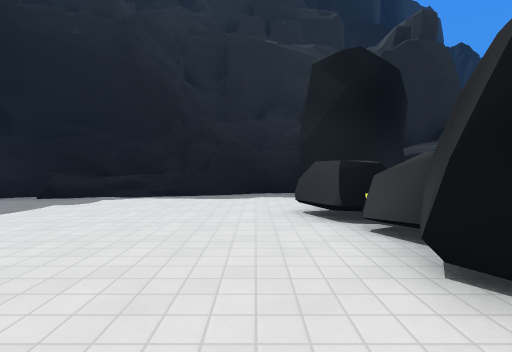
View 1 (above)

17 first-person views from a walk through a Godot game level. The camera is 1.3 m above the floor, tilts 2° down and sees 85° across. The floor is counted in squares, 2 m on a side. Each view is taken from the middle of a square. On the plan, view 1 faces up. The plan holds only what a view shows up to about 9 squares ahead; the rest is blank. The place goes on beyond the plan. Some surface patterns are stand-ins.

View 2
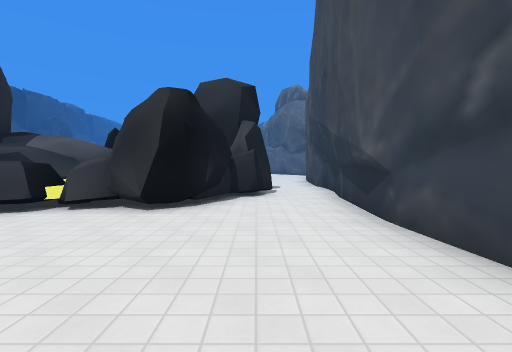

View 3
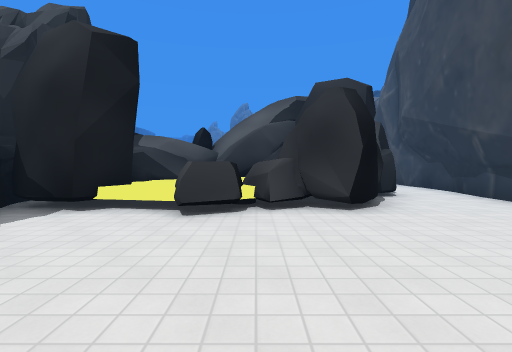

View 4
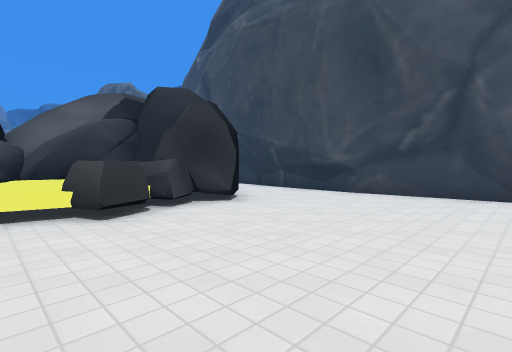

View 5
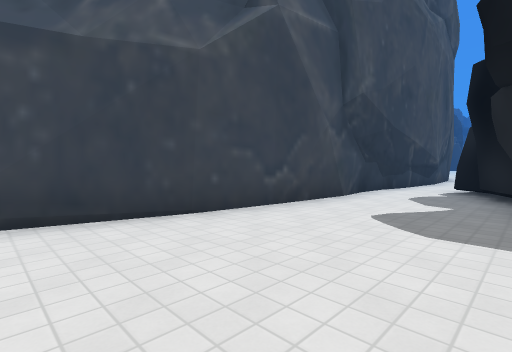

View 6
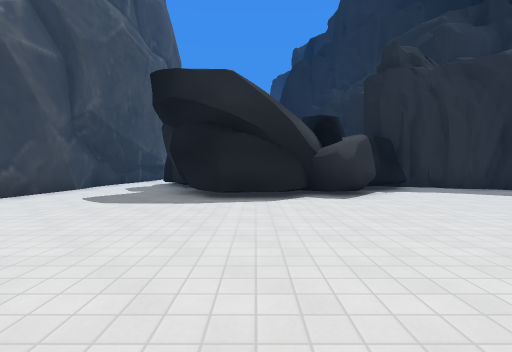

View 7
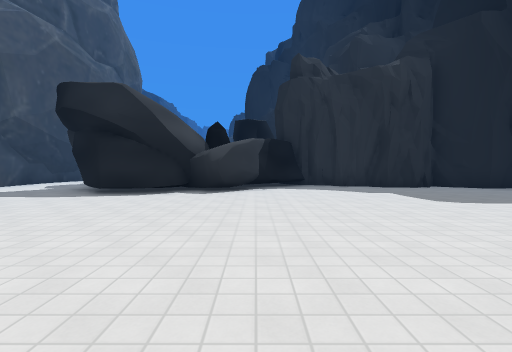

View 8
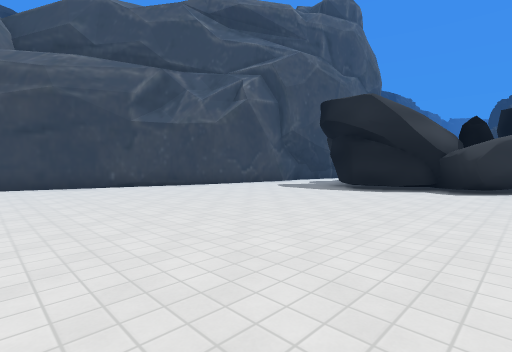

View 9
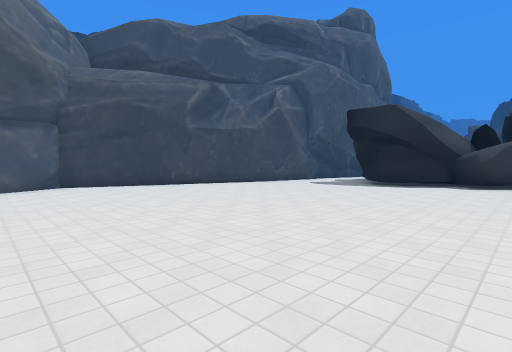

View 10
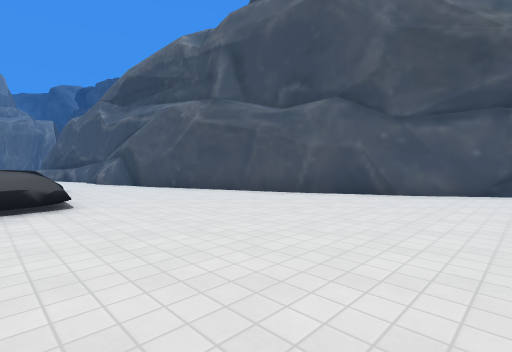

View 11
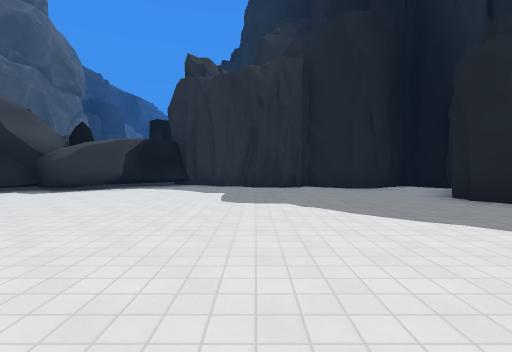

View 12
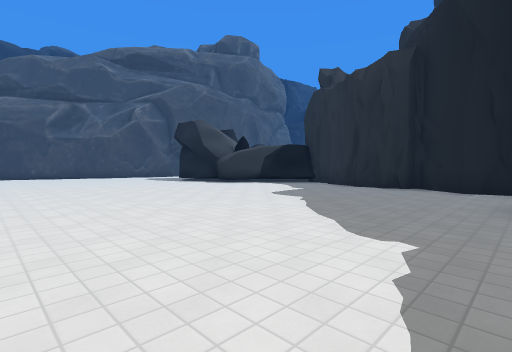

View 13
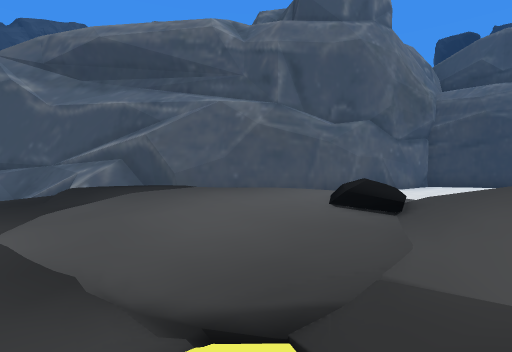

View 14
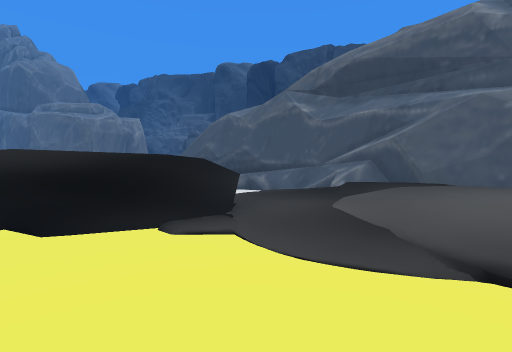

View 15
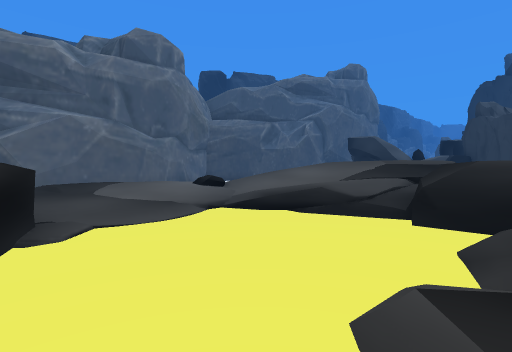

View 16
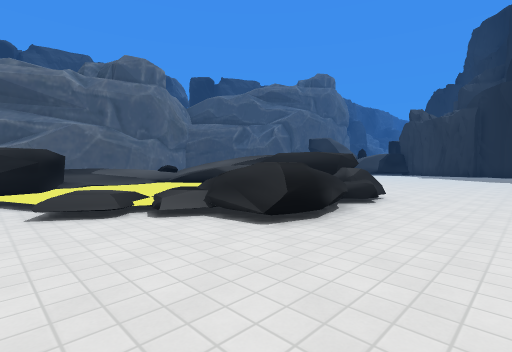

View 17
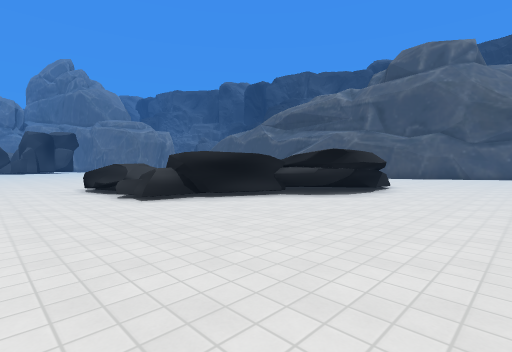

### Floor plan
Key: @ floor where view 1 was taken; # wall or solid block; . main floor; : floor 0.25 m higher than the main floor; + floor 0.75 m higher than the main floor; * floor 1 m higher than the main floor; % floor 2 m higher than the main floor; / step, stairs or slope; = window, fence, low wall or low ledge; ^ raised ledge; R rock; O other object.
Columns run from 3 left of view 1 to 27 right of it. Each row starts with its distance up from view 1.
 14          #..##.................
 13           #....................
 12          #..............RRR/...
 11          #............../   /..
 10          #............./%R////.
  9          #............////:::/.
  8         #.............////::::R
  7 ##.###  ##............/%//:::R
  6 ==#.# R####...........///////R
  5 .....^R#####........... /////+
  4 ....RR^^^###...........///**//
  3 .....O  #  #............==///
  2 ....R#R^# ##..................
  1 .....#R #R#...................#
  0 ...@..RR...................####
 -1 .........................###
 -2 ############..........####
 -3            ######....##
 -4                 ######

Where each view was taken, in squares from view 1:
view 1: 0 up, 0 right, facing up
view 2: 0 up, 3 left, facing right
view 3: 3 up, 3 left, facing right
view 4: 5 up, 3 left, facing down-right
view 5: 1 up, 12 right, facing down-left
view 6: 3 up, 14 right, facing left
view 7: 6 up, 15 right, facing left
view 8: 6 up, 16 right, facing down-left
view 9: 6 up, 18 right, facing down-left
view 10: 4 up, 16 right, facing down-right
view 11: 10 up, 15 right, facing left
view 12: 14 up, 15 right, facing down-left
view 13: 7 up, 23 right, facing down
view 14: 8 up, 23 right, facing down-right
view 15: 10 up, 26 right, facing down-left
view 16: 14 up, 27 right, facing down-left
view 17: 14 up, 16 right, facing down-right
